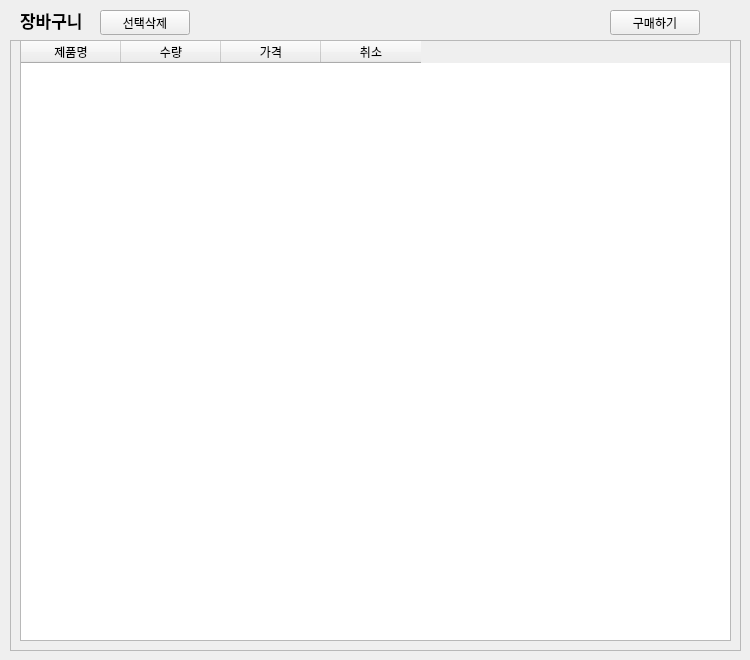
         <widget class="QWidget" name="cart_page">
          <widget class="QLabel" name="label_7">
           <property name="geometry">
            <rect>
             <x>20</x>
             <y>10</y>
             <width>71</width>
             <height>21</height>
            </rect>
           </property>
           <property name="font">
            <font>
             <pointsize>13</pointsize>
             <weight>75</weight>
             <bold>true</bold>
            </font>
           </property>
           <property name="text">
            <string>장바구니</string>
           </property>
          </widget>
          <widget class="QFrame" name="frame_5">
           <property name="geometry">
            <rect>
             <x>10</x>
             <y>40</y>
             <width>731</width>
             <height>611</height>
            </rect>
           </property>
           <property name="frameShape">
            <enum>QFrame::StyledPanel</enum>
           </property>
           <property name="frameShadow">
            <enum>QFrame::Raised</enum>
           </property>
           <widget class="QTableWidget" name="Customer_Gui_tablewidgetCartList">
            <property name="geometry">
             <rect>
              <x>10</x>
              <y>0</y>
              <width>711</width>
              <height>601</height>
             </rect>
            </property>
            <column>
             <property name="text">
              <string>제품명</string>
             </property>
            </column>
            <column>
             <property name="text">
              <string>수량</string>
             </property>
            </column>
            <column>
             <property name="text">
              <string>가격</string>
             </property>
            </column>
            <column>
             <property name="text">
              <string>취소</string>
             </property>
            </column>
           </widget>
          </widget>
          <widget class="QPushButton" name="Customer_Gui_btnCartPageBuy">
           <property name="geometry">
            <rect>
             <x>610</x>
             <y>10</y>
             <width>90</width>
             <height>25</height>
            </rect>
           </property>
           <property name="text">
            <string>구매하기</string>
           </property>
          </widget>
          <widget class="QPushButton" name="Customer_Gui_btnDelete">
           <property name="geometry">
            <rect>
             <x>100</x>
             <y>10</y>
             <width>90</width>
             <height>25</height>
            </rect>
           </property>
           <property name="text">
            <string>선택삭제</string>
           </property>
          </widget>
         </widget>
